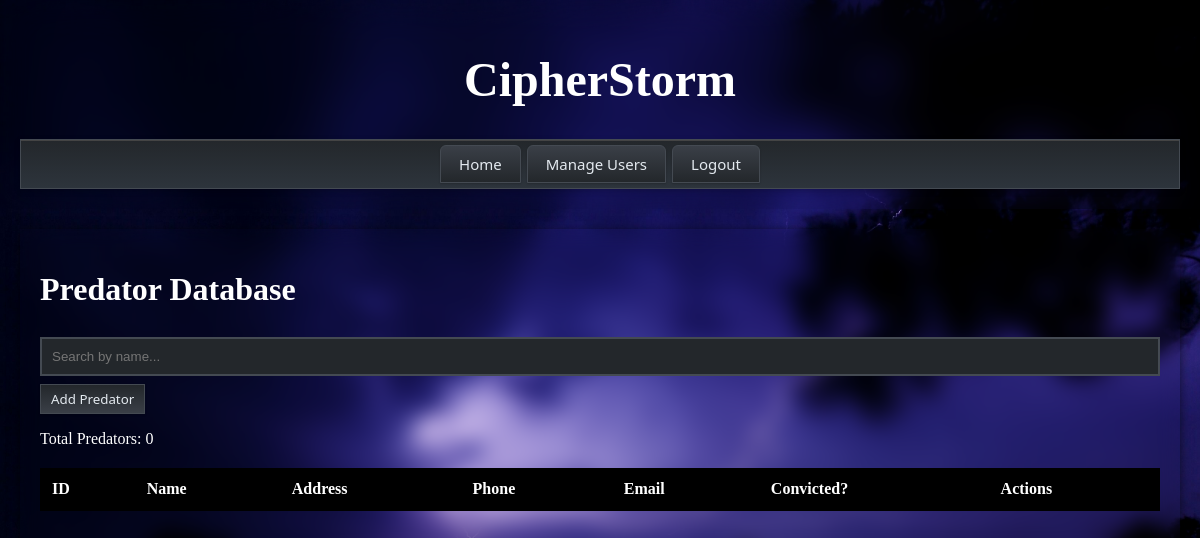
Before: /predators (signed in) with the older database file.
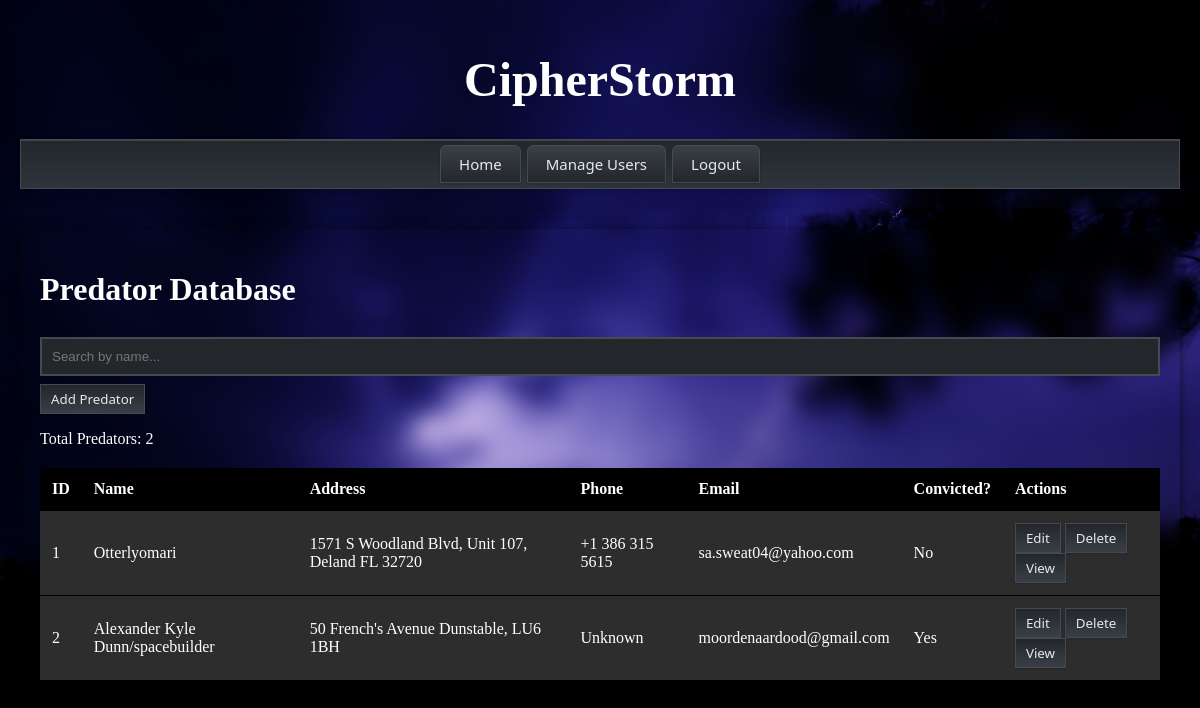
After: the same page with the newer database file.
### tables this page shows
CREATE TABLE predators (
                    id INTEGER PRIMARY KEY AUTOINCREMENT,
                    name TEXT NOT NULL,
                    address TEXT,
                    phone TEXT,
                    email TEXT,
                    description TEXT,
                    convicted BOOLEAN DEFAULT 0,
                    socials TEXT,
                    face_image_url TEXT,
                    born_at DATETIME
                );

### index.py (the view)
@app.route('/predators', methods=['GET'])
@login_required
def predators():
    predators = db.get_all_predators()
    return flask.render_template('database/db.html', predators=predators)

### index.py (called while the page is built)
@login_manager.user_loader
def load_user(user_id):
    user_data = db.get_user_by_id(int(user_id))
    if user_data:
        return User(user_data)
    return None

    def get_connection(self):
        return sqlite3.connect(self.db_path)

    def get_user_by_id(self, user_id):
        try:
            conn = self.get_connection()
            cursor = conn.cursor()
            cursor.execute('''
                SELECT id, username, is_admin
                FROM users
                WHERE id = ?
            ''', (user_id,))
            user_data = cursor.fetchone()
            conn.close()
            if user_data:
                return {
                    'id': user_data[0],
                    'username': user_data[1],
                    'is_admin': bool(user_data[2])
                }
            return None
        except sqlite3.Error as e:
            print(f"{Fore.RED}[-] Error getting user by ID: {e}{Style.RESET_ALL}")
            return None

    def get_all_predators(self):
        try:
            conn = self.get_connection()
            cursor = conn.cursor()
            cursor.execute('SELECT * FROM predators')
            rows = cursor.fetchall()
            conn.close()
            predators = []
            for row in rows:
                predators.append({
                    'id': row[0],
                    'name': row[1],
                    'address': row[2],
                    'phone': row[3],
                    'email': row[4],
                    'description': row[5],
                    'convicted': bool(row[6]),
                    'socials': row[7],
                })
            return predators
        except sqlite3.Error as e:
            print(f"{Fore.RED}[-] Error getting all predators: {e}{Style.RESET_ALL}")
            return []

### templates/database/db.html (shortened to what this page needs)
<!DOCTYPE html>
<html lang="en">
<head>
    <link rel="stylesheet" href="/static/style.css">
</head>
<body>
    <div class="header">
        <h1>CipherStorm</h1>
        <div class="navigation">
            <form action="{{ url_for('dashboard') }}" method="get" style="display:inline;">
                <button type="submit" class="navigation-tabs">Home</button>
            </form>
            {% if current_user.is_admin %}
                <form action="{{ url_for('manage_users') }}" method="get" style="display:inline;">
                    <button type="submit" class="navigation-tabs">Manage Users</button>
                </form>
            {% endif %}
            <form action="{{ url_for('logout') }}" method="post" style="display:inline;">
                <button type="submit" class="navigation-tabs">Logout</button>
            </form>
        </div>
    </div>
    <div class="main-content">
        <h1>Predator Database</h1>
        <input type="text" id="search" placeholder="Search by name..." onkeyup="filterTable()">
        <form action="/predators/add" method="get">
            <button type="submit">Add Predator</button>
        </form>
        <p>Total Predators: {{ predators|length }}</p>
        <table>
            <thead>
                <tr>
                    <th>ID</th>
                    <th>Name</th>
                    <th>Address</th>
                    <th>Phone</th>
                    <th>Email</th>
                    <th>Convicted?</th>
                    <th>Actions</th>
                </tr>
            </thead>
            <tbody>
                {% for predator in predators %}
                <tr>
                    <td>{{ predator.id }}</td>
                    <td>{{ predator.name }}</td>
                    <td>{{ predator.address }}</td>
                    <td>{{ predator.phone }}</td>
                    <td>{{ predator.email }}</td>
                    <td>{{ 'Yes' if predator.convicted else 'No' }}</td>
                    <td>
                        <form action="/predators/edit/{{ predator.id }}" method="get" style="display:inline;">
                            <button type="submit">Edit</button>
                        </form>
                        {% if current_user.is_admin %}
                        <form action="/predators/delete/{{ predator.id }}" method="post" style="display:inline;">
                            <button type="submit" onclick="return confirm('Are you sure you want to delete this predator?');">Delete</button>
                        </form>
                        {% endif %}
                        <form action="/predators/view/{{ predator.id }}" method="get" style="display:inline;">
                            <button type="submit">View</button>
                        </form>
                    </td>
                </tr>
                {% endfor %}
            </tbody>
        </table>
    </div>
</body>
</html>

### static/style.css (style rules this page uses)
body { font-family: Tahoma, sans-serifrif; background-color: #f0f0f0; margin: 0; padding: 0; background-image: url("images/home.jpg"); background-size: cover; background-repeat: no-repeat; background-attachment: fixed; }
.header { padding: 20px; text-align: center; font-size: 24px; color: #ffffff; backdrop-filter: blur(20px); -webkit-backdrop-filter: blur(20px); }
.main-content { padding: 20px; font-size: 16px; color: #ffffff; box-shadow: 0 2px 10px rgba(0, 0, 0, 0.6); backdrop-filter: blur(10px); -webkit-backdrop-filter: blur(10px); margin: 20px; padding: 20px; transition: all 0.3s ease-in-out; }
.navigation { width: auto; padding: 5px; background: linear-gradient(to bottom, #23272b 0%, #2d343c 100%); box-shadow: 0 2px 6px rgba(0,0,0,0.18), 0 1px 0 #444 inset; border: 1px solid #444a52; }
.navigation-tabs { background: linear-gradient(to bottom, #3a3f47 0%, #23272b 100%); font-family: 'Segoe UI', 'Tahoma', 'Geneva', Verdana, sans-serif; border: 1px solid #444a52; border-radius: 6px 6px 0 0; padding: 8px 18px; font-size: 15px; color: #e3e9ef; box-shadow: 0 1px 2px rgba(0,0,0,0.18); cursor: pointer; transition: color 0.2s ease-in-out; }
table { width: 100%; border-collapse: collapse; margin: 20px 0; }
th, td { padding: 12px; text-align: left; background: #2d2d2d; border-bottom: 1px solid #000000; transition: all 0.2s ease-in-out; }
th, td:hover { background: #3a3a3a; color: #ffffff; transition: all 0.2s ease-in-out; }
th { background-color: #000000; color: #ffffff; }
input { width: 100%; padding: 10px; margin: 8px 0; box-sizing: border-box; border: 2px solid #444a52; border-radius: 0px; background-color: #23272b; color: #e3e9ef; transition: background 0.2s, color 0.2s, border 0.2s; }
button { background: linear-gradient(to bottom, #23272b 0%, #3a3f47 100%); font-family: 'Segoe UI', 'Tahoma', 'Geneva', Verdana, sans-serif; color: #e3e9ef; padding: 5px 10px; border: 1px solid #444a52; cursor: pointer; box-shadow: 0 1px 2px rgba(0,0,0,0.18); transition: background 0.2s ease-in-out, color 0.2s ease-in-out, border 0.2s; }

Changed rows visible on the page:
added predators: id "1", name "Otterlyomari", address "1571 S Woodland Blvd, Unit 107, Deland FL 32720", phone "+1 386 315 5615", email "sa.sweat04@yahoo.com", convicted "No"
added predators: id "2", name "Alexander Kyle Dunn/spacebuilder", address "50 French's Avenue Dunstable, LU6 1BH", phone "Unknown", email "moordenaardood@gmail.com", convicted "Yes"
Other visible differences:
{{ predators|length }}: "0" → "2"
